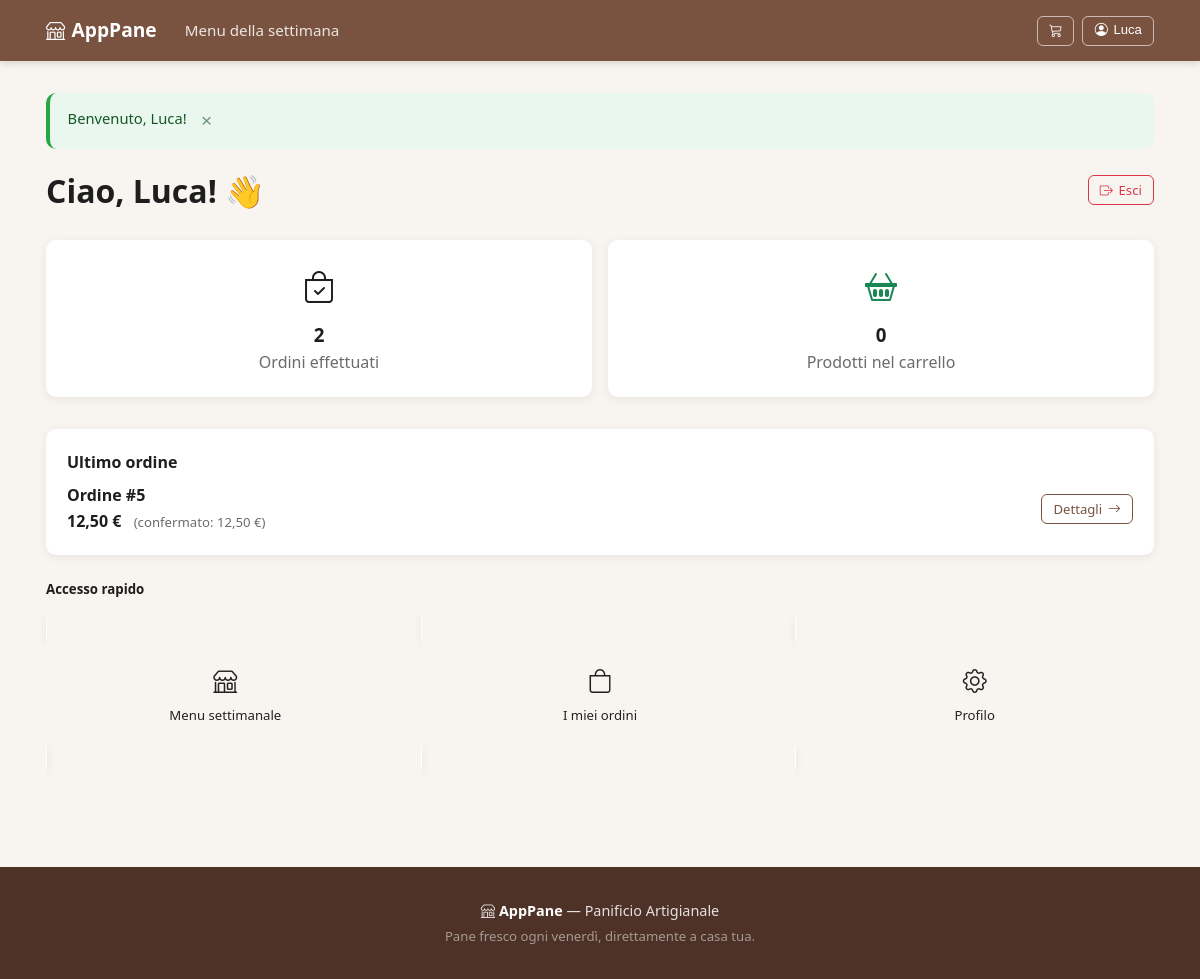
Page /dashboard/ (signed in) on the committed database.
### tables this page shows
CREATE TABLE tUtente (
    idUtente INT AUTO_INCREMENT PRIMARY KEY,
    Nome VARCHAR(100) NOT NULL,
    Cognome VARCHAR(100) NOT NULL,
    NomeVia VARCHAR(255) NOT NULL,
    NumeroCivico VARCHAR(10) NOT NULL,
    CAP VARCHAR(10) NOT NULL,
    NumeroTelefono VARCHAR(20) NOT NULL,
    Username VARCHAR(100) UNIQUE NOT NULL,
    Password VARCHAR(255) NOT NULL,
    isAdmin TINYINT(1) NOT NULL DEFAULT 0
);

CREATE TABLE tOrdine (
    idOrdine INT AUTO_INCREMENT PRIMARY KEY,
    NomeOspite VARCHAR(200) DEFAULT NULL,           
    NomeViaConsegna VARCHAR(255) NOT NULL,
    NumeroCivicoConsegna VARCHAR(10) NOT NULL,
    CAPConsegna VARCHAR(10) NOT NULL,
    IndicazioniUtente TEXT,
    TelefonoEmergenza VARCHAR(20) NOT NULL,
    ImportoTotalePrevisto DECIMAL(8,2) NOT NULL DEFAULT 0.00,
    ImportoFinaleConfermato DECIMAL(8,2) DEFAULT NULL
);

### includes/auth.php (called while the page is built, shortened)
<?php
require_once __DIR__ . '/functions.php';
function isLoggedIn(): bool {
    return !empty($_SESSION['user_id']);
}
function getUser(): ?array {
    $db = getDB();
    $stmt = $db->prepare("SELECT idUtente, Nome, Cognome, NomeVia, NumeroCivico, CAP, NumeroTelefono, Username FROM tUtente WHERE idUtente = ?");
    $stmt->execute([$_SESSION['user_id']]);
    return $stmt->fetch() ?: null;
}

### dashboard/index.php (the view, shortened to what this page needs)
<?php
require_once __DIR__ . '/../includes/header.php';
$user = getUser();
$db = getDB();
$stmt = $db->prepare("
    SELECT DISTINCT o.idOrdine, o.ImportoTotalePrevisto, o.ImportoFinaleConfermato
    FROM tOrdine o
    JOIN tSelezione ts ON o.idOrdine = ts.idOrdine
    WHERE ts.idUtente = ?
    ORDER BY o.idOrdine DESC
    LIMIT 1
");
$stmt->execute([$_SESSION['user_id']]);
$ultimoOrdine = $stmt->fetch();
$stmt = $db->prepare("SELECT COUNT(DISTINCT idOrdine) FROM tSelezione WHERE idUtente = ?");
$stmt->execute([$_SESSION['user_id']]);
$totaleOrdini = (int)$stmt->fetchColumn();
?>
<div class="d-flex justify-content-between align-items-center mb-4">
    <h1>Ciao, <?= sanitize($user['Nome']) ?>! 👋</h1>
    <a href="<?= SITE_URL ?>/auth/logout.php" class="btn btn-outline-danger btn-sm">
        <i class="bi bi-box-arrow-right"></i> Esci
    </a>
</div>
<div class="row g-3 mb-4">
    <div class="col-md-6">
        <div class="card dash-card text-center">
            <div class="card-body">
                <i class="bi bi-bag-check" style="font-size:2rem;color:var(--bread-brown)"></i>
                <h3 class="mt-2 mb-0"><?= $totaleOrdini ?></h3>
                <p class="text-muted mb-0">Ordini effettuati</p>
            </div>
        </div>
    </div>
    <div class="col-md-6">
        <div class="card dash-card text-center">
            <div class="card-body">
                <i class="bi bi-basket2" style="font-size:2rem;color:#198754"></i>
                <h3 class="mt-2 mb-0"><?= getCarrelloCount() ?></h3>
                <p class="text-muted mb-0">Prodotti nel carrello</p>
            </div>
        </div>
    </div>
</div>
<?php if ($ultimoOrdine): ?>
    <div class="card dash-card mb-4">
        <div class="card-body">
            <h5 class="card-title">Ultimo ordine</h5>
            <div class="d-flex justify-content-between align-items-center">
                <div>
                    <strong>Ordine #<?= $ultimoOrdine['idOrdine'] ?></strong>
                    <br>
                    <span class="fw-bold" style="color:var(--bread-brown)"><?= formatPrezzo($ultimoOrdine['ImportoTotalePrevisto']) ?></span>
                    <?php if ($ultimoOrdine['ImportoFinaleConfermato'] !== null): ?>
                        <span class="ms-2 text-muted small">(confermato: <?= formatPrezzo($ultimoOrdine['ImportoFinaleConfermato']) ?>)</span>
                    <?php else: ?>
                        <span class="ms-2 badge bg-warning text-dark">In attesa di conferma</span>
                    <?php endif; ?>
                </div>
                <a href="<?= SITE_URL ?>/dashboard/ordine_dettaglio.php?id=<?= $ultimoOrdine['idOrdine'] ?>" class="btn btn-outline-bread btn-sm">
                    Dettagli <i class="bi bi-arrow-right"></i>
                </a>
            </div>
        </div>
    </div>
<?php endif; ?>
<h5 class="mb-3">Accesso rapido</h5>
<div class="row g-3">
    <div class="col-6 col-md-4">
        <a href="<?= SITE_URL ?>/" class="card dash-card text-decoration-none text-dark h-100">
            <div class="card-body text-center">
                <i class="bi bi-shop" style="font-size:1.5rem;color:var(--bread-brown)"></i>
                <div class="mt-1 small">Menu settimanale</div>
            </div>
        </a>
    </div>
    <div class="col-6 col-md-4">
        <a href="<?= SITE_URL ?>/dashboard/ordini.php" class="card dash-card text-decoration-none text-dark h-100">
            <div class="card-body text-center">
                <i class="bi bi-bag" style="font-size:1.5rem;color:var(--bread-brown)"></i>
                <div class="mt-1 small">I miei ordini</div>
            </div>
        </a>
    </div>
    <div class="col-6 col-md-4">
        <a href="<?= SITE_URL ?>/dashboard/profilo.php" class="card dash-card text-decoration-none text-dark h-100">
            <div class="card-body text-center">
                <i class="bi bi-gear" style="font-size:1.5rem;color:var(--bread-brown)"></i>
                <div class="mt-1 small">Profilo</div>
            </div>
        </a>
    </div>
</div>
<?php require_once __DIR__ . '/../includes/footer.php'; ?>

### includes/header.php (shortened to what this page needs)
<?php
require_once __DIR__ . '/auth.php';
$currentUser = isLoggedIn() ? getUser() : null;
?>
<!DOCTYPE html>
<html lang="it">
<head>
    <link href="<?= SITE_URL ?>/assets/css/bootstrap-icons.min.css" rel="stylesheet">
    <link href="<?= SITE_URL ?>/assets/css/style.css?v=2" rel="stylesheet">
</head>
<body>
<nav class="navbar sticky-top">
    <div class="container">
        <a class="navbar-brand" href="<?= SITE_URL ?>/landing.php">
            <i class="bi bi-shop"></i> <?= SITE_NAME ?>
        </a>
        <div class="navbar-collapse" id="navMain">
            <ul class="navbar-nav me-auto">
                <li class="nav-item">
                    <a class="nav-link" href="<?= SITE_URL ?>/">Menu della settimana</a>
                </li>
            </ul>
        </div>
        <div class="nav-actions">
            <a href="<?= SITE_URL ?>/carrello/" class="btn btn-outline-light btn-sm position-relative">
                <i class="bi bi-cart3"></i>
            </a>
            <?php if (isLoggedIn()): ?>
                <div class="dropdown">
                    <button class="btn btn-outline-light btn-sm dropdown-toggle" type="button">
                        <i class="bi bi-person-circle"></i>
                        <?= sanitize($currentUser['Nome'] ?? '') ?>
                    </button>
                </div>
            <?php else: ?>
                <a href="<?= SITE_URL ?>/auth/login.php" class="btn btn-outline-light btn-sm">
                    <i class="bi bi-person"></i> Accedi
                </a>
            <?php endif; ?>
        </div>
    </div>
</nav>
<main class="container py-4">
    <?= renderFlash() ?>

### assets/css/style.css (style rules this page uses)
:root { --brown: #7A5240; --brown-dk: #4E3228; --brown-lt: #F0E6DE; --bg: #F8F5F1; --white: #FFFFFF; --text: #1E1E1E; --muted: #6B6B6B; --border: #DDD6CE; --gold: #C4862A; --radius: 10px; --shadow: 0 2px 10px rgba(0,0,0,0.07); }
*, *::before, *::after { box-sizing: border-box; margin: 0; padding: 0; }
html { scroll-behavior: smooth; }
body { font-family: 'Segoe UI', system-ui, -apple-system, sans-serif; font-size: 1rem; line-height: 1.6; color: var(--text); background: var(--bg); }
a { color: var(--brown); text-decoration: none; }
.container { max-width: 1140px; margin: 0 auto; padding: 0 1rem; width: 100%; }
.row { display: flex; flex-wrap: wrap; margin: 0 -0.5rem; }
.row > * { padding: 0 0.5rem; min-width: 0; width: 100%; }
.g-3 { margin: -0.5rem; }
.g-3 > * { padding: 0.5rem; }
.col-6 { width: 50%; }
@media (min-width: 768px) { .col-md-4 { width: 33.333%; } }
@media (min-width: 768px) { .col-md-6 { width: 50%; } }
.navbar { background: var(--brown); padding: 0.75rem 0; position: sticky; top: 0; z-index: 1000; box-shadow: 0 2px 8px rgba(0,0,0,0.15); }
.navbar .container { display: flex; align-items: center; gap: 1rem; flex-wrap: wrap; }
.navbar-brand { color: #fff !important; font-weight: 700; font-size: 1.2rem; display: flex; align-items: center; gap: 0.4rem; text-decoration: none; white-space: nowrap; }
.navbar-nav { display: flex; list-style: none; gap: 0.25rem; margin: 0; padding: 0; }
.nav-link { color: rgba(255,255,255,0.85); padding: 0.4rem 0.75rem; border-radius: 6px; font-size: 0.95rem; transition: background 0.2s; text-decoration: none; display: block; }
.navbar-collapse { display: flex; align-items: center; gap: 1rem; flex: 1; }
.navbar-collapse .navbar-nav { flex: 1; }
.nav-actions { display: flex; align-items: center; gap: 0.5rem; }
.dropdown { position: relative; }
.btn { display: inline-flex; align-items: center; gap: 0.35rem; padding: 0.45rem 1rem; font-size: 0.9rem; font-weight: 500; border-radius: 8px; border: 1px solid transparent; cursor: pointer; transition: all 0.2s; text-decoration: none; white-space: nowrap; line-height: 1.4; }
.btn-sm { padding: 0.3rem 0.7rem; font-size: 0.82rem; border-radius: 6px; }
.btn-outline-bread { background: transparent; color: var(--brown); border-color: var(--brown); }
.btn-outline-light { background: transparent; color: #fff; border-color: rgba(255,255,255,0.6); }
.btn-outline-danger { background: transparent; color: #dc3545; border-color: #dc3545; }
.card { background: #fff; border-radius: var(--radius); border: 1px solid var(--border); }
.card-body { padding: 1.25rem; }
.card-title { font-size: 1rem; font-weight: 600; margin-bottom: 0.5rem; }
.dash-card { box-shadow: var(--shadow); border-color: transparent; }
.text-center { text-align: center !important; }
.text-dark { color: #222 !important; }
.btn.position-relative { position: relative; }
.position-relative { position: relative; }
.sticky-top { position: sticky; top: 0; z-index: 1000; }
.d-flex { display: flex; }
.align-items-center { align-items: center; }
.justify-content-between { justify-content: space-between; }
.me-auto { margin-right: auto; }
.ms-2 { margin-left: 0.5rem; }
.mb-0 { margin-bottom: 0; }
.mb-3 { margin-bottom: 1rem; }
.mb-4 { margin-bottom: 1.5rem; }
.mt-1 { margin-top: 0.25rem; }
.mt-2 { margin-top: 0.5rem; }
.py-4 { padding-top: 1.5rem; padding-bottom: 1.5rem; }
.text-muted { color: var(--muted) !important; }
.fw-bold { font-weight: 700 !important; }
.small, small { font-size: 0.825rem; }
.text-decoration-none { text-decoration: none; }
.h-100 { height: 100%; }
main.container { padding-top: 2rem; padding-bottom: 2rem; }

### rows in the picture
tutente: Nome "Luca"
tordine: idOrdine "5", ImportoTotalePrevisto "12,50 €", ImportoFinaleConfermato "12,50 €"

### other values in the picture
SITE_NAME "AppPane"
$flash['message'] "Benvenuto, Luca!"
$totaleOrdini "2"
getCarrelloCount() "0"
